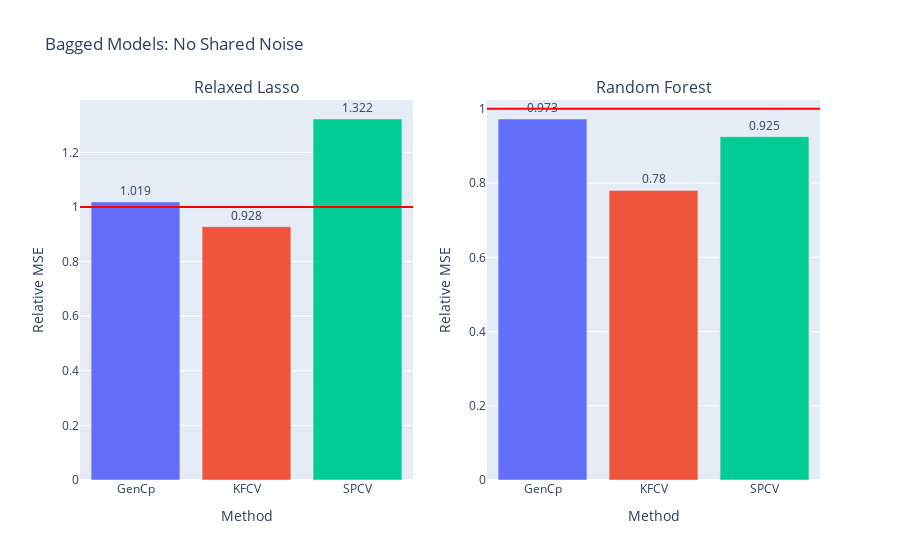

Notebook source saved alongside this figure:
### Code cell
fig = make_subplots(
    rows=1, cols=len(models),
    subplot_titles=model_names)
#     subplot_titles=("Relaxed Lasso", "Depth 2 Decision Tree"))

for i, errs in enumerate(model_errs):
    risks = [err.mean() for err in errs]
    test_risk = risks[0]
    # elev_test_risk = risks[1]
    # est_risks = risks[2:]
    est_risks = risks[1:]

    df = pd.DataFrame({est_names[i]: errs[i+1] for i in np.arange(len(est_names))})

    fig.add_trace(go.Bar(
    #     x=['VRF', 'BF_WR', 'BF_FR'], 
        x = df.columns,
        y=(df).mean()/test_risk,
        marker_color=px.colors.qualitative.Plotly,
        text=np.around((df).mean()/test_risk,3),
        textposition='outside',
    #     error_y=dict(
    #         type='data',
    #         color='black',
    #         array=(df).std() / test_risk,
    # #         array=(df/test_risk).clip(upper=(df/test_risk).quantile(.95),axis=1).std(),
    # #         symmetric=False,
    # #         array=(df/test_risk).quantile(.95) - (df/test_risk).mean(),
    # #         arrayminus=(df/test_risk).mean() - (df/test_risk).quantile(.93)
    #     )
    #         array=(df).mean() + (df).std(),
    #         arrayminus=(df).mean() - (df).std())
    ), row=1, col=i+1)
    # fig.add_trace(go.Bar(
    #     name='Experimental',
    #     x=['GenCp', 'KFCV', 'SPCV'], y=(df).mean(),
    #     error_y=dict(type='data', array=[1, 2])
    # ))
    # fig.update_layout(barmode='group')
    fig.add_hline(y=1., line_color='red', row=1, col=i+1)
    # fig.add_hline(y=elev_test_risk / test_risk, line_color='gray', line_dash='dash', row=1, col=i+1)
    
    fig.update_xaxes(title_text="Method", row=1, col=i+1)
    fig.update_yaxes(title_text="Relative MSE", row=1, col=i+1)
    
# fig.update_layout(
# #     title=f"FC_\u03B4{delta}_snr{snr}_nk{noise_kernel}_nls{noise_length_scale}_nv{noise_nu}_Xk{X_kernel}_Xls{X_length_scale}_Xv{X_nu}",
#     title=title,
#     xaxis_title="Method",
#     yaxis_title="MSE",
# #     legend_title="Legend Title",
# #     font=dict(
# #         family="Courier New, monospace",
# #         size=18,
# #         color="RebeccaPurple"
# #     )
# )
# barfp = os.path.expanduser(savedir + fig.layout.title['text'] + ".jpeg")
# fig.write_image(os.path.expanduser(barfp))
fig.update_layout(title="Bagged Models: No Shared Noise", showlegend=False)
fig.show()

### Figure 1 — Plotly figure (JSON) as saved in the notebook; plotly's stock layout.template omitted (floating-point values rounded to 4 significant figures)
{"data": [{"marker": {"color": ["#636EFA", "#EF553B", "#00CC96", "#AB63FA", "#FFA15A", "#19D3F3", "#FF6692", "#B6E880", "#FF97FF", "#FECB52"]}, "text": [1.019, 0.928, 1.322], "textposition": "outside", "type": "bar", "x": ["GenCp", "KFCV", "SPCV"], "xaxis": "x", "y": [1.019, 0.9279, 1.322], "yaxis": "y"}, {"marker": {"color": ["#636EFA", "#EF553B", "#00CC96", "#AB63FA", "#FFA15A", "#19D3F3", "#FF6692", "#B6E880", "#FF97FF", "#FECB52"]}, "text": [0.973, 0.78, 0.925], "textposition": "outside", "type": "bar", "x": ["GenCp", "KFCV", "SPCV"], "xaxis": "x2", "y": [0.9726, 0.7803, 0.9249], "yaxis": "y2"}], "layout": {"annotations": [{"font": {"size": 16}, "showarrow": false, "text": "Relaxed Lasso", "x": 0.225, "xanchor": "center", "xref": "paper", "y": 1, "yanchor": "bottom", "yref": "paper"}, {"font": {"size": 16}, "showarrow": false, "text": "Random Forest", "x": 0.775, "xanchor": "center", "xref": "paper", "y": 1, "yanchor": "bottom", "yref": "paper"}], "shapes": [{"line": {"color": "red"}, "type": "line", "x0": 0, "x1": 1, "xref": "x domain", "y0": 1, "y1": 1, "yref": "y"}, {"line": {"color": "red"}, "type": "line", "x0": 0, "x1": 1, "xref": "x2 domain", "y0": 1, "y1": 1, "yref": "y2"}], "showlegend": false, "title": {"text": "Bagged Models: No Shared Noise"}, "xaxis": {"anchor": "y", "domain": [0, 0.45], "title": {"text": "Method"}}, "xaxis2": {"anchor": "y2", "domain": [0.55, 1], "title": {"text": "Method"}}, "yaxis": {"anchor": "x", "domain": [0, 1], "title": {"text": "Relative MSE"}}, "yaxis2": {"anchor": "x2", "domain": [0, 1], "title": {"text": "Relative MSE"}}}}
